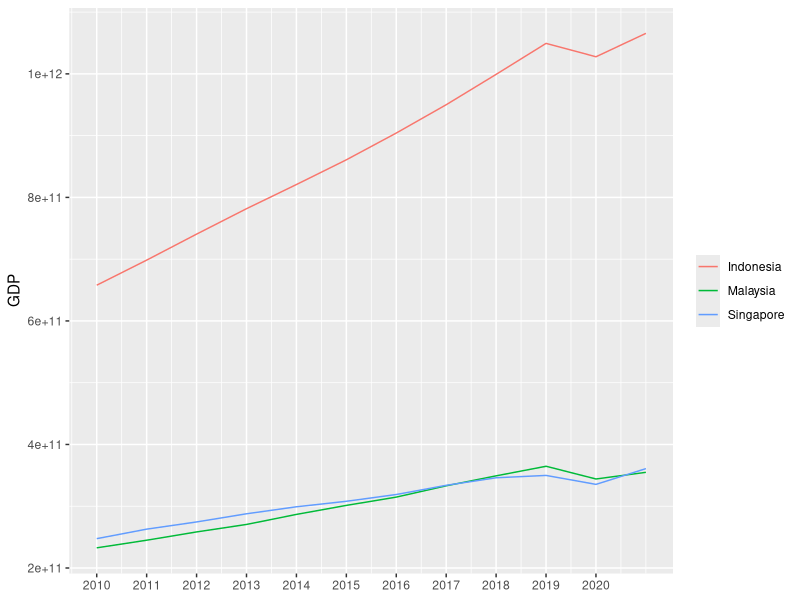
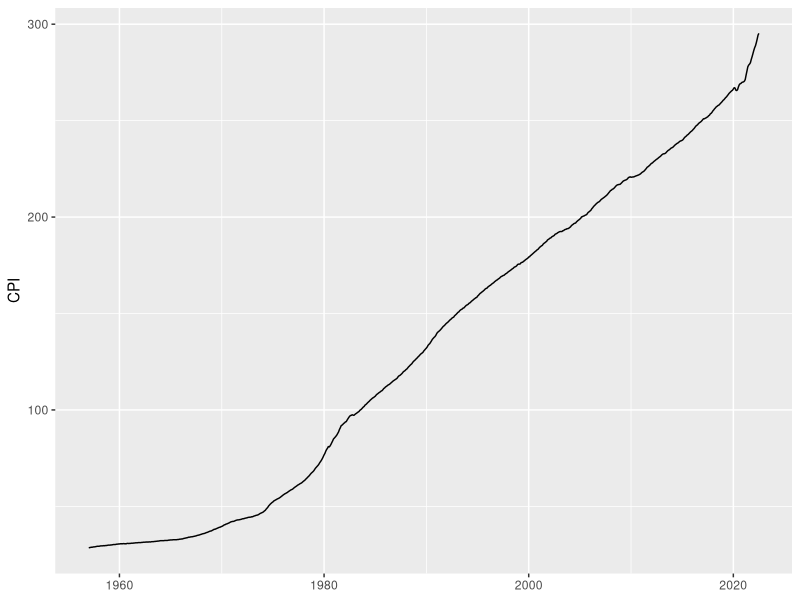

Source code (R) for these figures, in order:
library(tidyverse)

# World Bank GDP from CSV file --------------------------------------------

gdp_raw <- read_csv("data/API_NY.GDP.MKTP.KD_DS2_en_csv_v2_4487681.csv",
                    skip = 3)
gdp_raw

# oooof this is a mess
gdp_clean <- gdp_raw %>% 
  select(-`Indicator Name`, -`Indicator Code`) %>% 
  pivot_longer(-c(`Country Name`, `Country Code`)) %>% 
  mutate(year = as.numeric(name)) %>% 
  filter(year >= 2010, `Country Code` %in% c("MYS", "IDN", "SGP"))
gdp_clean

ggplot(gdp_clean, aes(x = year, y = value, color = `Country Name`)) +
  geom_line() +
  scale_x_continuous(breaks = 2010:2020) +
  labs(x = NULL, y = "GDP", color = NULL)


# Your turn #1: Something from the World Bank -----------------------------

# Go to https://data.worldbank.org/, find an indicator, download its CSV file,
# put it in the data folder here, and do something with the data

# Do stuff here


# _________________________________________________________________________
# _________________________________________________________________________
# _________________________________________________________________________


# FRED CPI from CSV -------------------------------------------------------

cpi_raw <- read_csv("data/CPILFESL.csv")
cpi_raw

ggplot(cpi_raw, aes(x = DATE, y = CPILFESL)) +
  geom_line() +
  labs(x = NULL, y = "CPI")


# Your turn #2: Something from FRED ---------------------------------------

# Go to https://fred.stlouisfed.org/, find an indicator, download its CSV file,
# put it in the data folder here, and do something with the data

# Do stuff here
